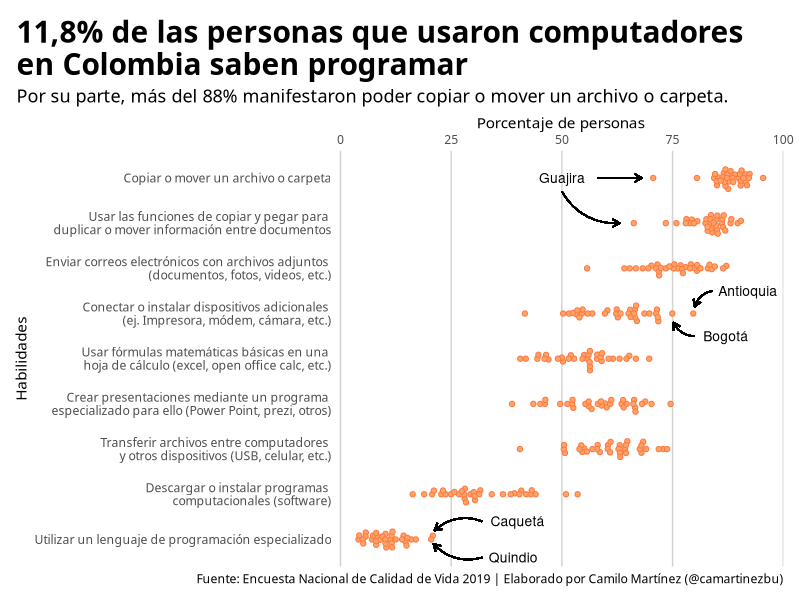
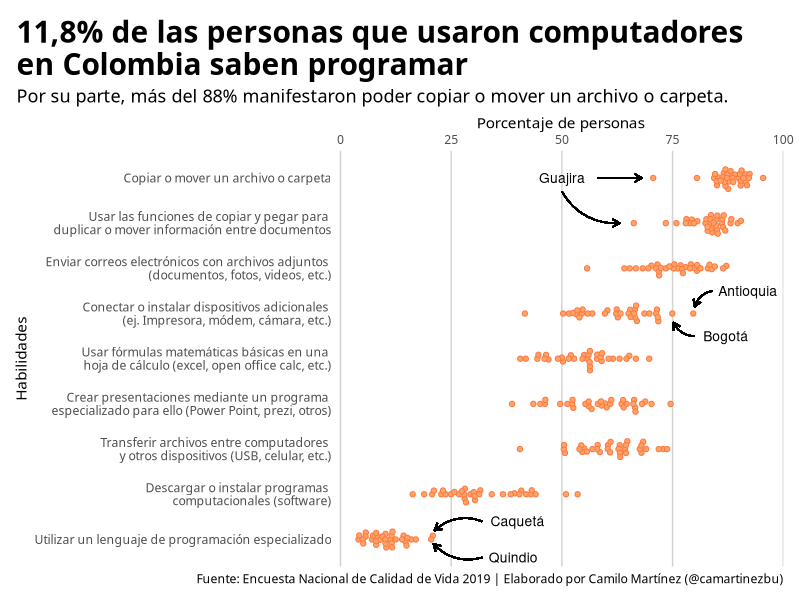

Here is the R script that generated these plots, in order:
library(tidyverse)
library(readxl)
library(ggbeeswarm)

# Fuente: https://www.dane.gov.co/index.php/estadisticas-por-tema/tecnologia-e-innovacion/tecnologias-de-la-informacion-y-las-comunicaciones-tic/indicadores-basicos-de-tic-en-hogares
data <- read_xlsx("09-statistics/data/data.xlsx") %>%
  filter(Departamento != "Total Nacional") %>%
  pivot_longer(c(-Departamento), names_to = "Variable", values_to = "Value") %>%
  mutate(Variable = factor(Variable,
                           levels = c(
                             "Copiar_mover",
                             "Copiar_entre_docs",
                             "Enviar_correos",
                             "Instalar_dispositivos",
                             "Formulas_matematicas",
                             "Crear_presentaciones",
                             "Transferir_archivos",
                             "Descargar_programas",
                             "Utilizar_lenguaje_programacion"
                           ),
                           ordered = TRUE))

ggplot(data) +
  geom_beeswarm(aes(x = Variable, y = Value), 
                fill = "#ffa364", colour = "#fc7643", 
                pch = 21) +
  coord_flip() +
  labs(
    title = "11,8% de las personas que usaron computadores \nen Colombia saben programar",
    subtitle = "Por su parte, más del 88% manifestaron poder copiar o mover un archivo o carpeta. ",
    caption = "Fuente: Encuesta Nacional de Calidad de Vida 2019 | Elaborado por Camilo Martínez (@camartinezbu)",
    y = "Porcentaje de personas",
    x = "Habilidades"
  ) +
  scale_x_discrete(
    limits = rev(levels(data$Variable)),
    labels = c(
      "Copiar_mover" = "Copiar o mover un archivo o carpeta",
      "Copiar_entre_docs" = "Usar las funciones de copiar y pegar para \nduplicar o mover información entre documentos",
      "Enviar_correos" = "Enviar correos electrónicos con archivos adjuntos \n(documentos, fotos, videos, etc.)",
      "Instalar_dispositivos" = "Conectar o instalar dispositivos adicionales \n(ej. Impresora, módem, cámara, etc.)",
      "Formulas_matematicas" = "Usar fórmulas matemáticas básicas en una \nhoja de cálculo (excel, open office calc, etc.)",
      "Crear_presentaciones" = "Crear presentaciones mediante un programa \nespecializado para ello (Power Point, prezi, otros)",
      "Transferir_archivos" = "Transferir archivos entre computadores \ny otros dispositivos (USB, celular, etc.)",
      "Descargar_programas" = "Descargar o instalar programas \ncomputacionales (software)",
      "Utilizar_lenguaje_programacion" = "Utilizar un lenguaje de programación especializado"
    )) +
  scale_y_continuous(position = "right") +
  annotate("text", x = 9, y = 50, label = "Guajira", size = 3.5) +
  geom_segment(x = 9, y = 58, 
               xend = 9, yend = 68,
               arrow = arrow(length = unit(0.2, "cm"))) +
  geom_curve(x = 8.7, y = 50,
             xend = 8, yend = 63,
             arrow = arrow(length = unit(0.2, "cm")),
             curvature = 0.3) +
  annotate("text", x = 1.4, y = 40, label = "Caquetá", size = 3.5) +
  geom_curve(x = 1.4, y = 32,
             xend = 1.2, yend = 21.25,
             arrow = arrow(length = unit(0.2, "cm")),
             curvature = 0.3) + 
  annotate("text", x = 0.6, y = 39, label = "Quindio", size = 3.5) +
  geom_curve(x = 0.6, y = 32,
             xend = 0.9, yend = 21,
             arrow = arrow(length = unit(0.2, "cm")),
             curvature = -0.3) + 
  annotate("text", x = 5.5, y = 87, label = "Bogotá", size = 3.5) +
  geom_curve(x = 5.5, y = 80,
             xend = 5.8, yend = 75.2,
             arrow = arrow(length = unit(0.2, "cm")),
             curvature = -0.3) + 
  annotate("text", x = 6.5, y = 92, label = "Antioquia", size = 3.5) +
  geom_curve(x = 6.5, y = 84,
             xend = 6.15, yend = 80,
             arrow = arrow(length = unit(0.2, "cm")),
             curvature = 0.3) + 
  theme(
    text = element_text(family = "Assistant"),
    plot.title = element_text(face = "bold", size = 21.5),
    plot.title.position = "plot",
    plot.subtitle = element_text(size = 13),
    axis.ticks = element_blank(),
    panel.background = element_blank(),
    panel.grid.minor =  element_blank(),
    panel.grid.major.x = element_line(color = "lightgrey"),
    legend.position = "none",
    plot.margin = margin(t = 15, l = 12, r = 12, b = 10)
  )

ggsave("09-statistics/plot.png", height = 7, width = 7)
